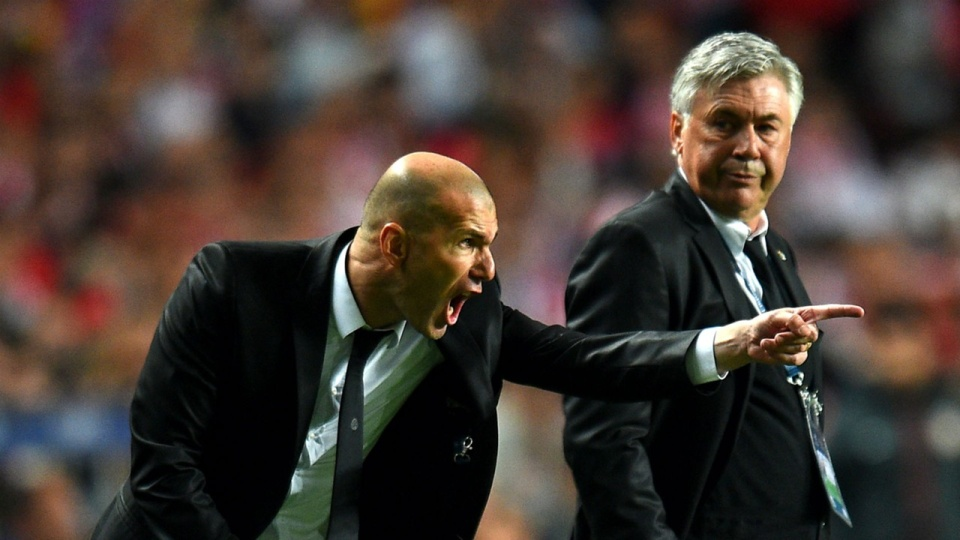
#> input picture image.jpg, 960 x 540 px
$ python Program_3_Simple_Thresholding.py
#> lines starting #> are read from the running program, lines starting #| are printed output that depends on the picture; after the words box and inside, x2 and y2 are one past the last pixel; in counts of white or black regions, pixels touching at a corner belong together
# Program 3: Python OpenCV Simple Thresholding
# Run:    python Program_3_Simple_Thresholding.py
# Needs:  opencv-python
# Close:  click any picture window and press any key (5 windows open)

# CHANGED from the record: work inside this program's own folder, so image.jpg
# is found whichever folder the program is started from (needed for double-click)
import os
os.chdir(os.path.dirname(os.path.abspath(__file__)))

import cv2

# Read image
# CHANGED from the record: "tree.jpg" became "image.jpg"
image = cv2.imread("image.jpg")
#> image is the input picture: shape (540, 960, 3); mean B, G, R 51.5, 58.3, 69.4

if image is None:
    print("Image not found!")
    exit()

# Convert to grayscale
img = cv2.cvtColor(image, cv2.COLOR_BGR2GRAY)
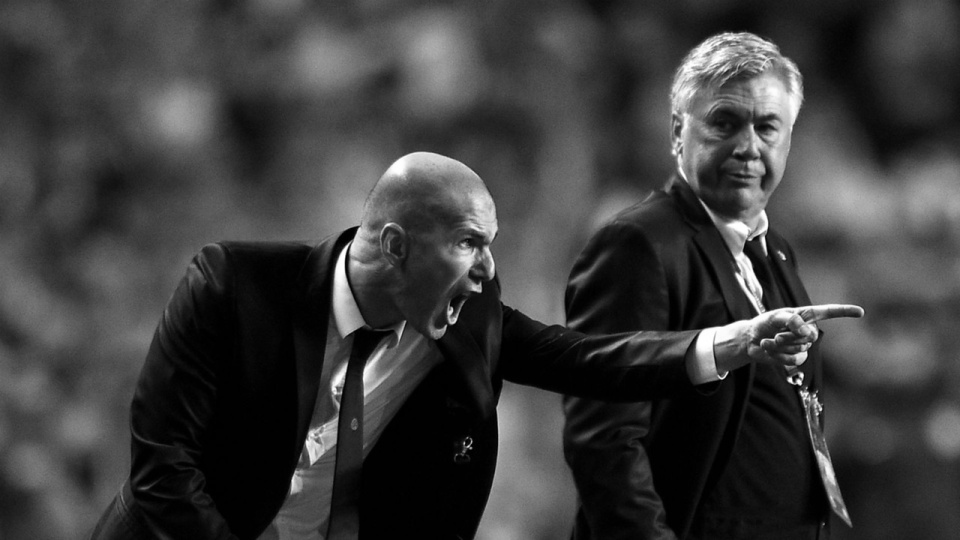
#> img: shape (540, 960); min 0, max 255, mean 60.8

# Apply thresholding techniques
# 120 is the threshold: each pixel is compared with it. 255 is white.
_, t1 = cv2.threshold(img, 120, 255, cv2.THRESH_BINARY)
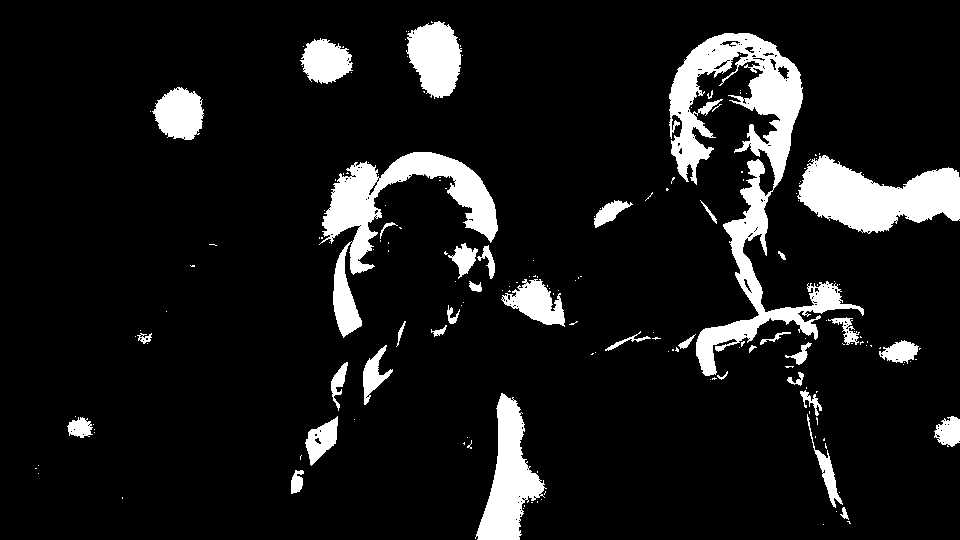
#> t1: shape (540, 960); 10.2% white; 181 white regions (143 under 20 px), largest, box (x1, y1, x2, y2) and area: (669, 33, 864, 376) 15651, (319, 152, 498, 338) 8667, (797, 155, 960, 234) 7691
_, t2 = cv2.threshold(img, 120, 255, cv2.THRESH_BINARY_INV)
_, t3 = cv2.threshold(img, 120, 255, cv2.THRESH_TRUNC)
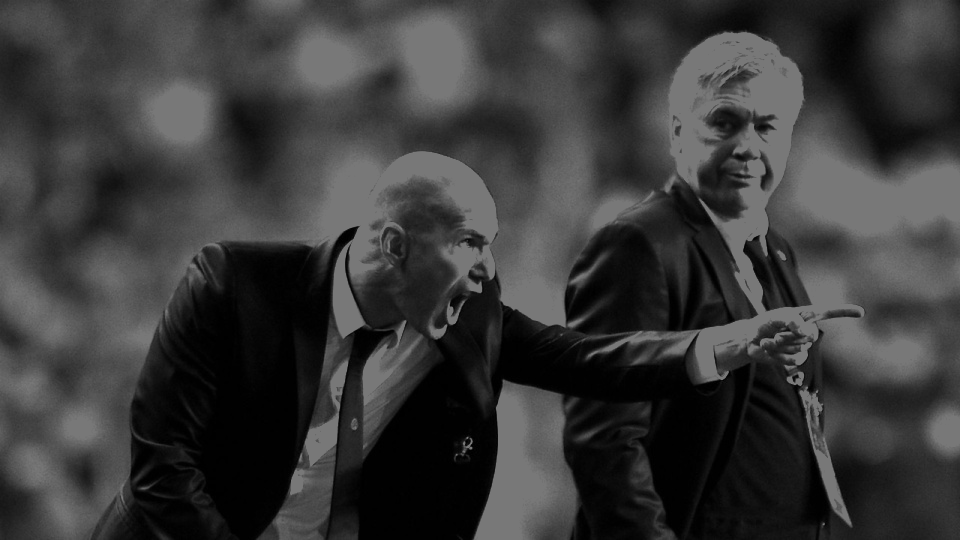
#> t3: shape (540, 960); min 0, max 120, mean 56.9
_, t4 = cv2.threshold(img, 120, 255, cv2.THRESH_TOZERO)
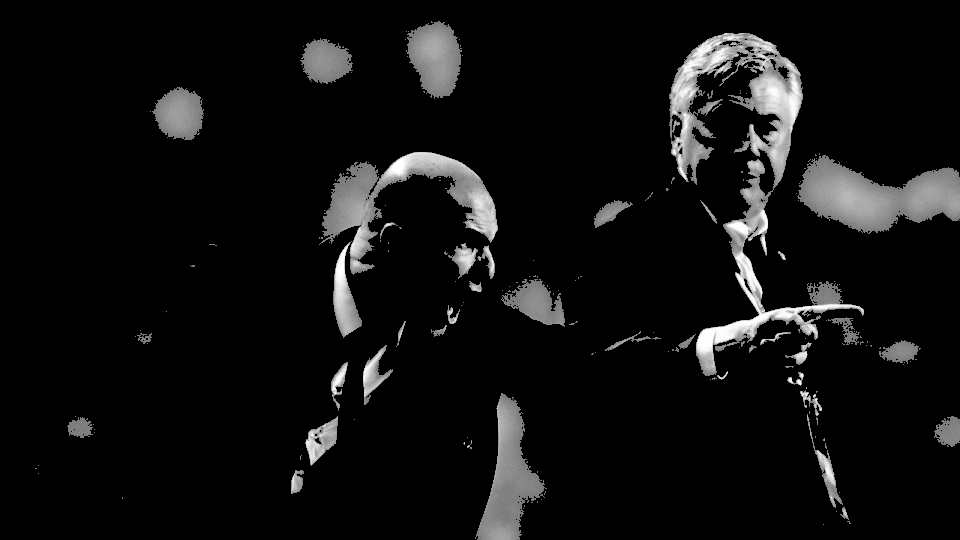
#> t4: shape (540, 960); min 0, max 255, mean 16.2
_, t5 = cv2.threshold(img, 120, 255, cv2.THRESH_TOZERO_INV)
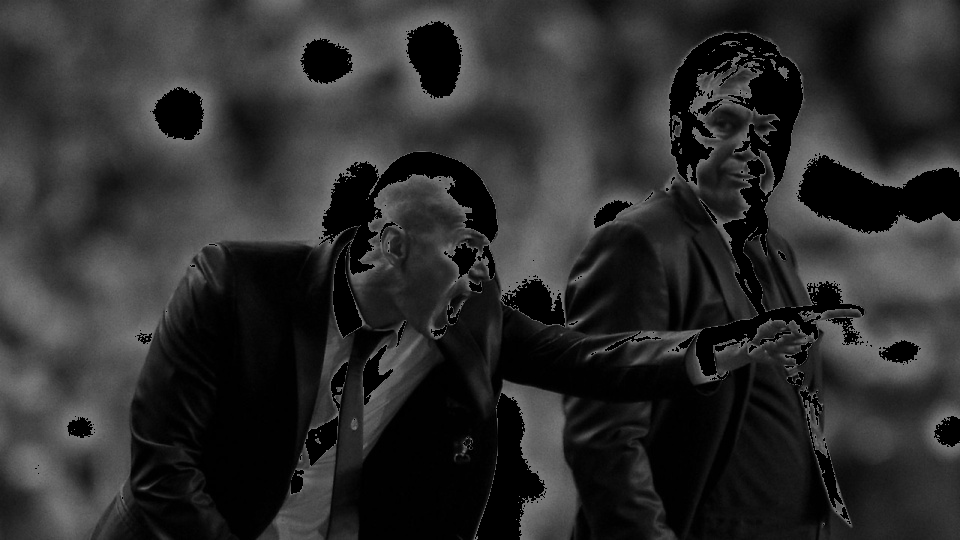
#> t5: shape (540, 960); min 0, max 120, mean 44.6

# Display smaller output frames
images = [
    ("Binary", t1),
    ("Binary Inverted", t2),
    ("Truncated", t3),
    ("Set to Zero", t4),
    ("Set to Zero Inverted", t5)
]

for name, result in images:
    cv2.namedWindow(name, cv2.WINDOW_NORMAL)
    cv2.resizeWindow(name, 300, 250)
    cv2.imshow(name, result)
#> this loop made 5 passes
#> name on passes 1 to 5: 'Binary', 'Binary Inverted', 'Truncated', 'Set to Zero', 'Set to Zero Inverted'

cv2.waitKey(0)
cv2.destroyAllWindows()
